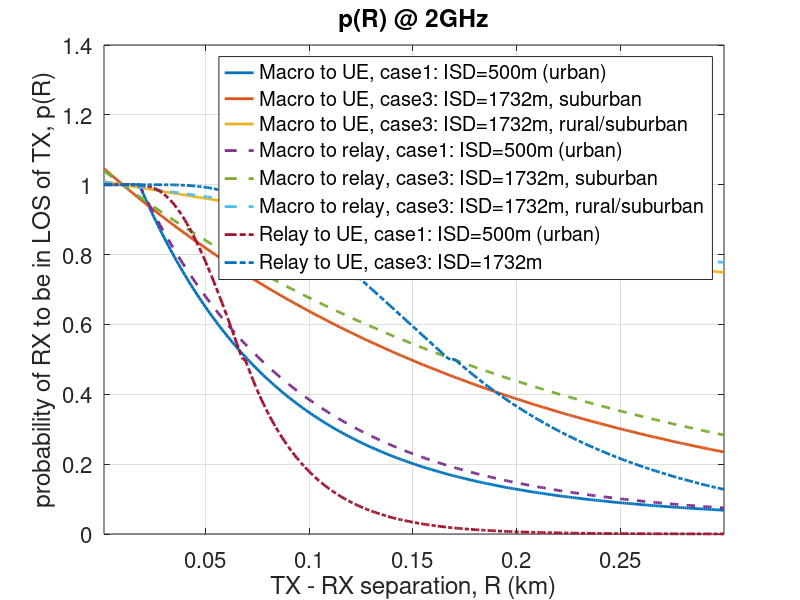

Write the MATLAB code that produced this figure.
R = [0.001:0.001:0.3];

figure;
prob1 = min(0.018./R,1).*(1-exp(-R/0.063))+exp(-R./0.063);
prob2 = exp(-(R-0.01)/0.2);
prob3 = exp(-(R-0.01)/1.0);
plot(R,[prob1;prob2;prob3],'Linewidth',2);
hold on;

prob1 = min(0.018./R,1).*(1-exp(-R/0.072))+exp(-R./0.072);
prob2 = exp(-(R-0.01)/0.23);
prob3 = exp(-(R-0.01)/1.15);
plot(R,[prob1;prob2;prob3],'--','Linewidth',2);

prob1 = 0.5-min(0.5,5*exp(-0.156./R))+min(0.5,5*exp(-R/0.03));
prob2 = 0.5-min(0.5,3*exp(-0.3./R))+min(0.5,3*exp(-R/0.095));
plot(R,[prob1;prob2],'-.','Linewidth',2);

grid on;
set(gca,'FontSize',16);
xlabel('TX - RX separation, R (km)');
ylabel('probability of RX to be in LOS of TX, p(R)');
title('p(R) @ 2GHz');
xlim([R(1) R(end)]);
legend ('Macro to UE, case1: ISD=500m (urban)', ...
    'Macro to UE, case3: ISD=1732m, suburban', ...
    'Macro to UE, case3: ISD=1732m, rural/suburban',...
    'Macro to relay, case1: ISD=500m (urban)', ...
    'Macro to relay, case3: ISD=1732m, suburban', ...
    'Macro to relay, case3: ISD=1732m, rural/suburban',...
    'Relay to UE, case1: ISD=500m (urban)', ...
    'Relay to UE, case3: ISD=1732m');
